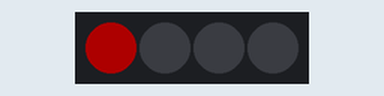
This sketch was run on a simulated Arduino Uno, built with avr-gcc and run on an emulated ATmega328P. Parts: 4 RGB LEDs in strip order, left to right. Dim RGB values are drawn brighter than linear.

Above: at 0.03 s.
At 2.89 s:
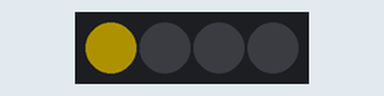
At 5.25 s:
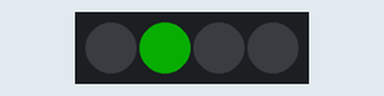
At 10.48 s:
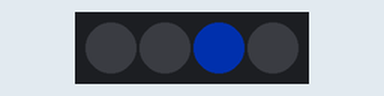
At 15.7 s:
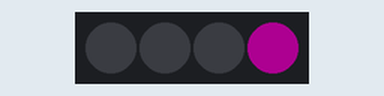
At 20.99 s:
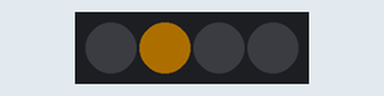
Timing chart, 0 to 21.3 s (numbered marks = the images above):
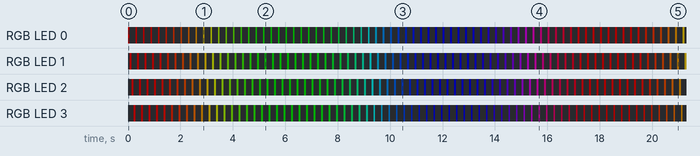

The sketch:

scrolling.ino
```cpp
#include <Adafruit_NeoPixel.h>

#define PIN       2
#define N_LEDS    4

#define LAST_COLOR  65536
#define RESET       0
#define COLOR_STEP  1024
#define DELAY       70
#define INTENSITY   50

int color = RESET;
char pixel = RESET;

Adafruit_NeoPixel strip = Adafruit_NeoPixel(N_LEDS, PIN, NEO_GRB + NEO_KHZ800);

void setup() {
  strip.begin();
  strip.setBrightness(INTENSITY);
  strip.show();
}

void loop() {
  strip.clear();
  strip.setPixelColor(pixel, strip.gamma32(strip.ColorHSV(color)));
  strip.show();
  nextPixel();
  delay(DELAY);
}

void nextPixel() {
  if (pixel == N_LEDS - 1) {
    pixel = RESET;
    nextColor();
  } else
    pixel++;
}

void nextColor() {
  if (color == LAST_COLOR)
    color = RESET;
  else
    color += COLOR_STEP;
}
```

Measured:
- by itself, everything shown: repeats every 18.3 s, in 256 steps
